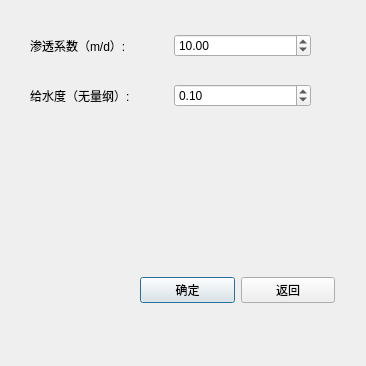
<?xml version="1.0" encoding="UTF-8"?>
<ui version="4.0">
 <class>Set_hydrogeological_parameter</class>
 <widget class="QDialog" name="Set_hydrogeological_parameter">
  <property name="geometry">
   <rect>
    <x>0</x>
    <y>0</y>
    <width>366</width>
    <height>366</height>
   </rect>
  </property>
  <property name="windowTitle">
   <string>水文地质参数设置</string>
  </property>
  <widget class="QWidget" name="horizontalLayoutWidget">
   <property name="geometry">
    <rect>
     <x>30</x>
     <y>20</y>
     <width>281</width>
     <height>51</height>
    </rect>
   </property>
   <layout class="QHBoxLayout" name="horizontalLayout">
    <item>
     <widget class="QLabel" name="label_2">
      <property name="enabled">
       <bool>true</bool>
      </property>
      <property name="text">
       <string>渗透系数（m/d）:</string>
      </property>
     </widget>
    </item>
    <item>
     <widget class="QDoubleSpinBox" name="doubleSpinBox_hydraulic_conductivity">
      <property name="maximum">
       <double>9999.989999999999782</double>
      </property>
      <property name="value">
       <double>10.000000000000000</double>
      </property>
     </widget>
    </item>
   </layout>
  </widget>
  <widget class="QWidget" name="horizontalLayoutWidget_2">
   <property name="geometry">
    <rect>
     <x>30</x>
     <y>70</y>
     <width>281</width>
     <height>51</height>
    </rect>
   </property>
   <layout class="QHBoxLayout" name="horizontalLayout_2">
    <item>
     <widget class="QLabel" name="label_3">
      <property name="enabled">
       <bool>true</bool>
      </property>
      <property name="text">
       <string>给水度（无量纲）:</string>
      </property>
     </widget>
    </item>
    <item>
     <widget class="QDoubleSpinBox" name="doubleSpinBox_specific_yield">
      <property name="value">
       <double>0.100000000000000</double>
      </property>
     </widget>
    </item>
   </layout>
  </widget>
  <widget class="QWidget" name="horizontalLayoutWidget_3">
   <property name="geometry">
    <rect>
     <x>140</x>
     <y>250</y>
     <width>195</width>
     <height>80</height>
    </rect>
   </property>
   <layout class="QHBoxLayout" name="horizontalLayout_3">
    <item>
     <widget class="QPushButton" name="sure">
      <property name="text">
       <string>确定</string>
      </property>
     </widget>
    </item>
    <item>
     <widget class="QPushButton" name="back">
      <property name="text">
       <string>返回</string>
      </property>
     </widget>
    </item>
   </layout>
  </widget>
 </widget>
 <resources/>
 <connections/>
</ui>
